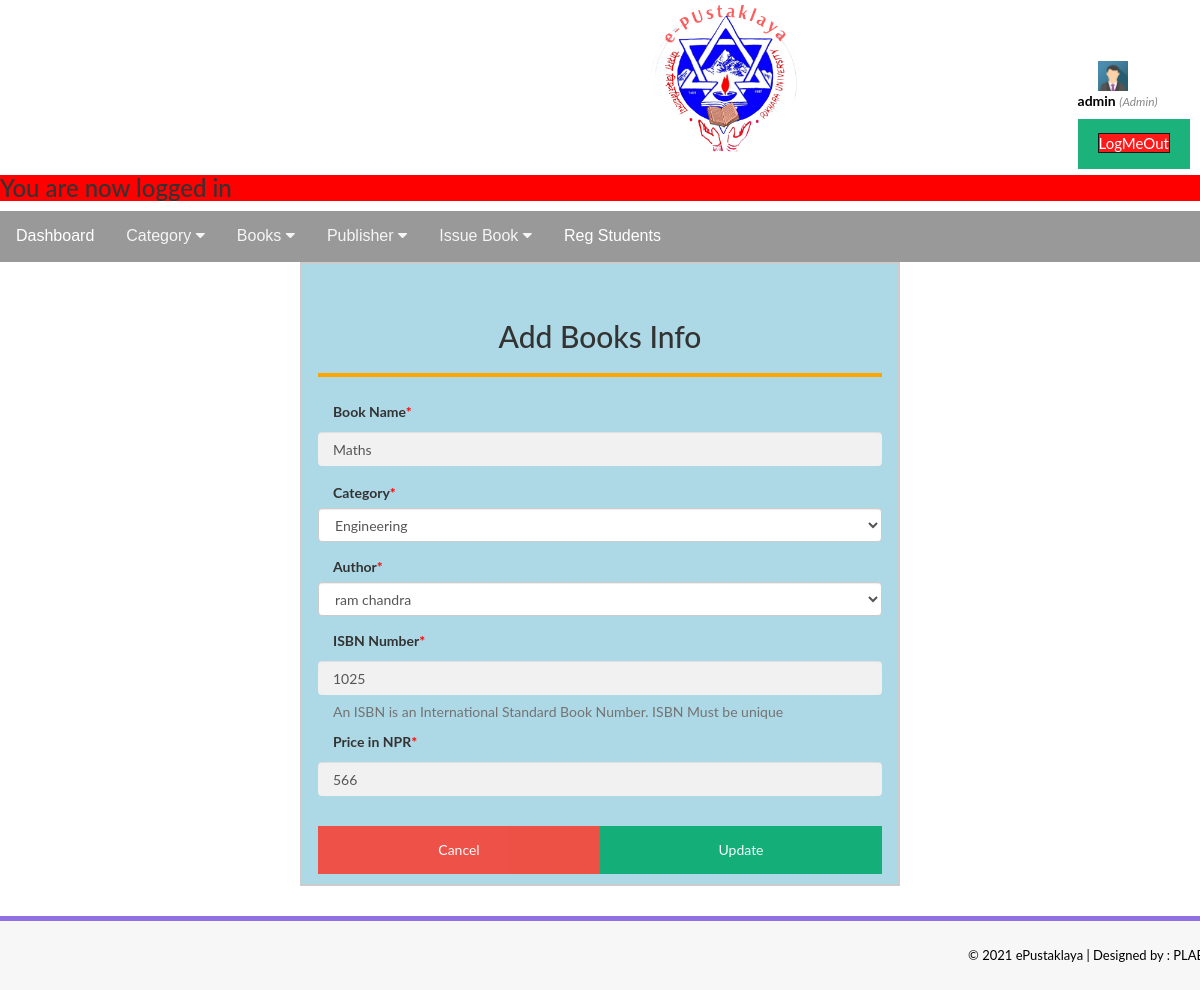
Screenshot of /admin/editbooks.php?bookid=14 (signed in) with the database file from the repository.
### tables this page shows
CREATE TABLE `tblbooks` (
  `id` int(11) NOT NULL,
  `BookName` varchar(255) DEFAULT NULL,
  `CatId` int(11) DEFAULT NULL,
  `AuthorId` int(11) DEFAULT NULL,
  `ISBNNumber` int(11) DEFAULT NULL,
  `BookPrice` int(11) DEFAULT NULL,
  `RegDate` timestamp NULL DEFAULT current_timestamp(),
  `UpdationDate` timestamp NULL DEFAULT NULL ON UPDATE current_timestamp()
);

CREATE TABLE `tblcategory` (
  `id` int(11) NOT NULL,
  `CategoryName` varchar(150) DEFAULT NULL,
  `CreationDate` timestamp NULL DEFAULT current_timestamp(),
  `UpdationDate` timestamp NULL DEFAULT NULL ON UPDATE current_timestamp()
);

CREATE TABLE `tblauthors` (
  `id` int(11) NOT NULL,
  `AuthorName` varchar(159) DEFAULT NULL,
  `creationDate` timestamp NULL DEFAULT current_timestamp(),
  `UpdationDate` timestamp NULL DEFAULT NULL ON UPDATE current_timestamp()
);

### admin/editbooks.php (the view, shortened to what this page needs)
<?php
include('includes/connection1.php');
function isLoggedIn()
{
    if (isset($_SESSION['user'])) {
        return true;
    }else{
        return false;
    }
}
if (!isLoggedIn()) {
  $_SESSION['msg'] = "You must log in first";
  header('location:../index.php');
}
else{
?>
<!DOCTYPE html>
<html xmlns="http://www.w3.org/1999/xhtml">
<head>
    <link href="assets/css/bootstrap.css" rel="stylesheet" />
    <link href="assets/css/font-awesome.css" rel="stylesheet" />
    <link href="assets/css/style.css" rel="stylesheet" />
</head>
<body style=" background: url(back.jpg) no-repeat center center fixed;
  -webkit-background-size: cover;
  -moz-background-size: cover;
  -o-background-size: cover;
  background-size: cover;">
<?php include('includes/header1.php');?>
<form method="post" style=" padding-bottom: 50px; text-align: center; border:2px solid #ccc; width:600px; height: 600px auto; padding-top:20px; margin: 0 auto; background-color: lightblue;">
<div class="container1">
    <h2>Add Books Info</h2>
    <hr>
               <?php
            $bookid=intval($_GET['bookid']);
            $sql = "SELECT tblbooks.BookName,tblcategory.CategoryName,tblcategory.id as cid,tblauthors.AuthorName,tblauthors.id as athrid,tblbooks.ISBNNumber,tblbooks.BookPrice,tblbooks.id as bookid from  tblbooks join tblcategory on tblcategory.id=tblbooks.CatId join tblauthors on tblauthors.id=tblbooks.AuthorId where tblbooks.id=:bookid";
            $query = $dbh -> prepare($sql);
            $query->bindParam(':bookid',$bookid,PDO::PARAM_STR);
            $query->execute();
            $results=$query->fetchAll(PDO::FETCH_OBJ);
            if($query->rowCount() > 0)
            {
            foreach($results as $result)
            {               ?>
            <div class="form-group">
            <label style="font-weight: bold;float: left; margin-left: 15px;">Book Name<span style="color:red;">*</span></label>
            <input class="form-control" type="text" name="bookname" value="<?php echo htmlentities($result->BookName);?>" required />
            </div>
            <div class="form-group">
            <label style="font-weight: bold;float: left; margin-left: 15px; margin-top: -20px;"> Category<span style="color:red;">*</span></label>
            <select class="form-control" name="category" required="required">
            <option value="<?php echo htmlentities($result->cid);?>"> <?php echo htmlentities($catname=$result->CategoryName);?></option>
            </select>
            </div>
            <div class="form-group">
            <label style="font-weight: bold;float: left; margin-left: 15px;"> Author<span style="color:red;">*</span></label>
            <select class="form-control" name="author" required="required">
            <option value="<?php echo htmlentities($result->athrid);?>"> <?php echo htmlentities($athrname=$result->AuthorName);?></option>
            </select>
            </div>
            <div class="form-group">
            <label style="font-weight: bold;float: left; margin-left: 15px;">ISBN Number<span style="color:red;">*</span></label>
            <input class="form-control" type="text" name="isbn" value="<?php echo htmlentities($result->ISBNNumber);?>"  required="required" />
            <p class="help-block" style="margin-top: -15px; float: left; margin-left: 15px;">An ISBN is an International Standard Book Number. ISBN Must be unique</p>
            </div>
             <div class="form-group">
             <label style="font-weight: bold;float: left; margin-left: 15px;">Price in NPR<span style="color:red;">*</span></label>
             <input class="form-control" type="text" name="price" value="<?php echo htmlentities($result->BookPrice);?>"   required="required" />
             </div>
             <?php }} ?>
            <div style="margin-top:-15px;">
                 <button type="button" class="cancelbtn1">Cancel</button>
                     <button  name ="update" type="submit" class="signupbtn1">Update</button>
            </div>
        </div>
</form>
  <?php include('includes/footer.php');?>
</body>
</html>
<?php }?>

### admin/styleadmin.css (style rules this page uses)
body { font-family: "Lato", sans-serif; background-color: #e4e9f0; }

### admin/editbooks.php (style rules this page uses)
input[type=text], input[type=password] { width: 100%; padding: 15px; margin: 5px 0 22px 0; display: inline-block; border: none; background: #f1f1f1; }
hr { border: 2px solid; margin-bottom: 25px; color: orange; }
button { background-color: #04AA6D; color: white; padding: 14px 20px; margin: 8px 0; border: none; cursor: pointer; width: 100%; opacity: 0.9; }
.cancelbtn1 { padding: 14px 20px; background-color: #f44336; }
.cancelbtn1, .signupbtn1 { float: left; width: 50%; }
.container1 { padding: 16px; }

### rows the page displays
tblbooks: bookname "Maths", category "Engineering", author "ram chandra", isbn "1025", price "566"

### other values shown
$_SESSION['success'] "You are now logged in"
$_SESSION['user']['username'] "admin"
$_SESSION['user']['user_type'] "Admin"
